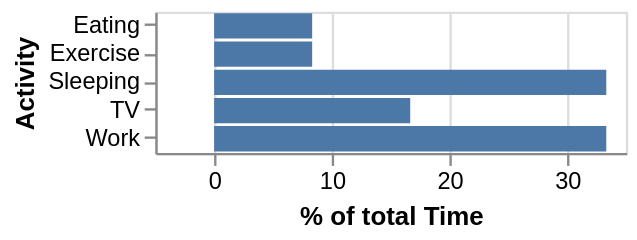

The Vega-Lite source for this figure:
### Vega specification from a JSON file in a GitHub repository (floating-point values rounded to 4 significant figures)
{"$schema": "https://vega.github.io/schema/vega/v4.json", "description": "A bar graph showing what activites consume what percentage of the day.", "autosize": "pad", "padding": 5, "width": 200, "style": "cell", "data": [{"name": "source_0", "values": [{"Activity": "Sleeping", "Time": 8}, {"Activity": "Eating", "Time": 2}, {"Activity": "TV", "Time": 4}, {"Activity": "Work", "Time": 8}, {"Activity": "Exercise", "Time": 2}]}, {"name": "data_0", "source": "source_0", "transform": [{"type": "window", "params": [null], "as": ["TotalTime"], "ops": ["sum"], "fields": ["Time"], "sort": {"field": [], "order": []}, "frame": [null, null]}, {"type": "formula", "expr": "datum.Time/datum.TotalTime * 100", "as": "PercentOfTotal"}]}], "signals": [{"name": "y_step", "value": 12}, {"name": "height", "update": "bandspace(domain('y').length, 0.1, 0.05) * y_step"}], "marks": [{"name": "marks", "type": "rect", "style": ["bar"], "from": {"data": "data_0"}, "encode": {"update": {"fill": [{"test": "datum[\"PercentOfTotal\"] === null || isNaN(datum[\"PercentOfTotal\"])", "value": null}, {"value": "#4c78a8"}], "tooltip": {"signal": "{\"% of total Time\": format(datum[\"PercentOfTotal\"], \"\"), \"Activity\": ''+datum[\"Activity\"]}"}, "x": {"scale": "x", "field": "PercentOfTotal"}, "x2": {"scale": "x", "value": 0}, "y": {"scale": "y", "field": "Activity"}, "height": {"scale": "y", "band": true}}}}], "scales": [{"name": "x", "type": "linear", "domain": {"data": "data_0", "field": "PercentOfTotal"}, "range": [0, {"signal": "width"}], "nice": true, "zero": true, "padding": 5}, {"name": "y", "type": "band", "domain": {"data": "data_0", "field": "Activity", "sort": true}, "range": {"step": {"signal": "y_step"}}, "paddingInner": 0.1, "paddingOuter": 0.05}], "axes": [{"scale": "x", "orient": "bottom", "grid": false, "title": "% of total Time", "labelFlush": true, "labelOverlap": true, "tickCount": {"signal": "ceil(width/40)"}, "zindex": 1}, {"scale": "x", "orient": "bottom", "gridScale": "y", "grid": true, "tickCount": {"signal": "ceil(width/40)"}, "domain": false, "labels": false, "maxExtent": 0, "minExtent": 0, "ticks": false, "zindex": 0}, {"scale": "y", "orient": "left", "grid": false, "title": "Activity", "zindex": 1}], "config": {"axisY": {"minExtent": 30}}}
